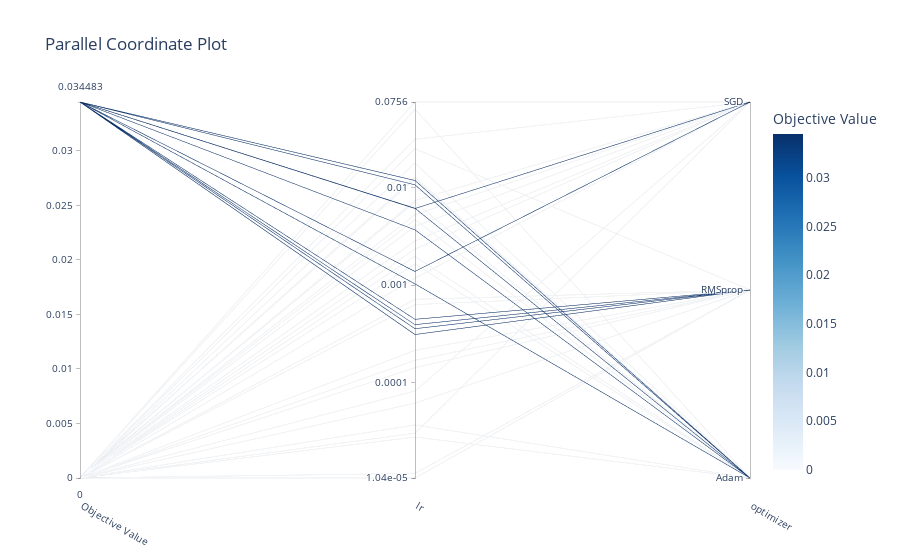

The code cell stored with this chart in its notebook:
### Code cell
optuna.visualization.plot_parallel_coordinate(study)

### Figure 1 — Plotly figure (JSON) as saved in the notebook; plotly's stock layout.template omitted (floating-point values rounded to 4 significant figures)
{"data": [{"dimensions": [{"label": "Objective Value", "range": [0, 0.03448], "values": [0, 0, 0, 0, 0.03448, 0, 0, 0, 0, 0, 0.03448, 0.03448, 0, 0, 0.03448, 0, 0, 0, 0, 0, 0.03448, 0.03448, 0, 0, 0, 0, 0, 0.03448, 0, 0, 0, 0, 0.03448, 0, 0.03448, 0.03448, 0, 0, 0.03448, 0]}, {"label": "lr", "range": [-4.981, -1.122], "ticktext": ["1.04e-05", "0.0001", "0.001", "0.01", "0.0756"], "tickvals": [-4.981, -4, -3, -2, -1.122], "values": [-4.561, -4.934, -4.436, -2.706, -2.212, -1.748, -1.601, -1.196, -2.631, -4.522, -3.449, -3.407, -3.201, -3.671, -2.215, -2.151, -3.849, -2.277, -1.122, -2.131, -2.861, -3.352, -3.773, -2.783, -3.147, -4.088, -2.548, -2.989, -1.911, -1.504, -2.328, -2.929, -2.434, -2.397, -1.972, -1.927, -1.892, -4.981, -3.508, -4.213]}, {"label": "optimizer", "range": [0, 2], "ticktext": ["Adam", "RMSprop", "SGD"], "tickvals": [0, 1, 2], "values": [0, 1, 0, 0, 0, 0, 1, 0, 2, 2, 1, 1, 1, 1, 2, 0, 1, 2, 2, 2, 2, 1, 1, 0, 1, 2, 2, 0, 0, 2, 0, 2, 0, 2, 0, 0, 0, 1, 1, 1]}], "labelangle": 30, "labelside": "bottom", "line": {"color": [0, 0, 0, 0, 0.03448, 0, 0, 0, 0, 0, 0.03448, 0.03448, 0, 0, 0.03448, 0, 0, 0, 0, 0, 0.03448, 0.03448, 0, 0, 0, 0, 0, 0.03448, 0, 0, 0, 0, 0.03448, 0, 0.03448, 0.03448, 0, 0, 0.03448, 0], "colorbar": {"title": {"text": "Objective Value"}}, "colorscale": [[0, "rgb(247,251,255)"], [0.125, "rgb(222,235,247)"], [0.25, "rgb(198,219,239)"], [0.375, "rgb(158,202,225)"], [0.5, "rgb(107,174,214)"], [0.625, "rgb(66,146,198)"], [0.75, "rgb(33,113,181)"], [0.875, "rgb(8,81,156)"], [1, "rgb(8,48,107)"]], "reversescale": false, "showscale": true}, "type": "parcoords"}], "layout": {"title": {"text": "Parallel Coordinate Plot"}}}
